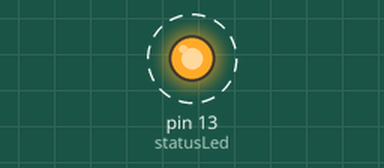
Simulated run of this sketch. Board: Arduino Mega 2560, built with avr-gcc and run on an emulated ATmega2560. Shown: output pins drawn as LEDs (lit = HIGH). Dashed ring = blinking.

Above: at 11.89 s.
Timing chart, 0 to 14.9 s (numbered marks = the images above):
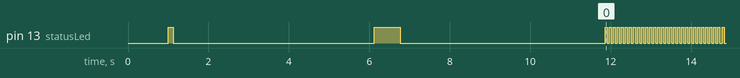

The sketch:

flipdotSoftwareDriver.ino
```cpp
#include "Modbus_CoProcessor.h"

int statusLed = 13; // LED used for status

mcp mcp(19200); // Prepare object, set serial baud to 19200

void setup() {
  pinMode(statusLed, OUTPUT);

  delay(1000);
  digitalWrite(statusLed, HIGH);
  mcp.InitSign();
  digitalWrite(statusLed, LOW);

  delay(5000);
  digitalWrite(statusLed, HIGH);
  mcp.dotOn(0, 0);
  mcp.dotOn(1, 1);
  mcp.dotOn(2, 2);
  mcp.dotOn(3, 3);
  mcp.dotOn(4, 4);
  mcp.dotOn(5, 5);
  mcp.dotOn(6, 6);
  mcp.dotOn(7, 7);
  mcp.dotOn(8, 8);
  mcp.dotOn(9, 9);
  mcp.dotOn(10, 10);
  mcp.dotOn(11, 11);
  mcp.dotOn(12, 12);
  mcp.dotOn(13, 13);
  mcp.dotOn(14, 14);
  mcp.dotOn(15, 15);
  digitalWrite(statusLed, LOW);

  digitalWrite(statusLed, HIGH);
  mcp.UpdateSign();
  digitalWrite(statusLed, LOW);


  delay(5000);
  // mcp.CloseSign(); // The sign generally needs to be rebooted after this command.
  delay(100);

}// close for setup

void loop() {
  // Flash LED to indicate program is finished.
  digitalWrite(statusLed, HIGH);
  delay(50);
  digitalWrite(statusLed, LOW);
  delay(50);
}
```

Modbus_CoProcessor.cpp
```cpp
// (licence header left out)
#include "Arduino.h"
#include "Modbus_CoProcessor.h"

#define SERIALDEVICE Serial3 // This serial port should be connected to an RS485 converter

mcp::mcp(int baudRate)
{
  // These items are ran when the class is instantiated.
  SERIALDEVICE.begin(baudRate);

  // Init the human readable bitmap with 0s
  dotAllOff();

  // Init the byte array with 0s
  for (int i = 0; i < byteStreamSize; i++) {
    Bytestream[i] = 0;
  }

}

void mcp::dotOn(byte x, byte y)
{
  BitmapMatrix[x][y] = 1;
}

void mcp::dotOff(byte x, byte y)
{
  BitmapMatrix[x][y] = 0;
}

void mcp::dotAllOn()
{
  // Init the 2D array with all 1s
  for (int x = 0; x < xSize; x++) {
    for (int y = 0; y < ySize; y++) {
      BitmapMatrix[x][y] = 1;
    }// close for x
  }// close for y
}

void mcp::dotAllOff()
{
  // Init the 2D array with all 0s
  for (int x = 0; x < xSize; x++) {
    for (int y = 0; y < ySize; y++) {
      BitmapMatrix[x][y] = 0;
    }// close for x
  }// close for y
}

void mcp::invertAll()
{
  // Init the 2D array with all 0s
  for (int x = 0; x < xSize; x++) {
    for (int y = 0; y < ySize; y++) {
      if (BitmapMatrix[x][y] == 0) {
        BitmapMatrix[x][y] = 1;
      } else {
        BitmapMatrix[x][y] = 0;
      }
    }// close for x
  }// close for y
}


void mcp::UpdateSign()
{
  // This will take everything in the human bitmap,
  // Convert it to the correct ordering and stream of bytes
  // Then print those bytes out as ASCII, with checksum, to serial

  // Convert bitmap to correct stream of bytes
  ConvertBitmapToBytestream();

  // Print static start of image code
  PrintString(":01000603A254");

  // Print computed registers 0 thru E
  PrintRegister0();
  PrintRegister1();
  PrintRegister2();
  PrintRegister3();
  PrintRegister4();
  PrintRegister5();
  PrintRegister6();
  PrintRegister7();
  PrintRegister8();
  PrintRegister9();
  PrintRegisterA();
  PrintRegisterB();
  PrintRegisterC();
  PrintRegisterD();
  PrintRegisterE();

  // Print static end of image code and tell sign to display it!
  PrintString(":00000F01F0");
  PrintString(":0100060200F7");
  PrintString(":0100060600F3");
  PrintString(":0100060200F7");
  PrintString(":01000603A94D");
}

void mcp::ConvertBitmapToBytestream()
{
  int byteStreamCounter = 0;
  for (int x = 0; x < xSize; x++) { // Loop thru each column

    for (int y1 = 7; y1 > -1; y1--) { // Loop thru the first 8 bits of a column
      if (BitmapMatrix[x][y1] == 1) {
        bitSet(Bytestream[byteStreamCounter], 0); // Set bit to a 1 in the right most place of the byte
      } else {
        bitClear(Bytestream[byteStreamCounter], 0); // Set bit to a 0 in the right most place of the byte
      }
      if (y1 > 0) { // This if prevents the bitshift << from happening more than 8 times
        Bytestream[byteStreamCounter] <<= 1; // Because bitSet and bitClear write to the LSB (right most) bit,
        //bump all the bits over to the left one position to prepare the LSB for next set or clear
      }
    }// close for first 8 bits of a column
    byteStreamCounter++;

    for (int y2 = 15; y2 > 7; y2--) { // Loop thru the second 8 bits of a column
      if (BitmapMatrix[x][y2] == 1) {
        bitSet(Bytestream[byteStreamCounter], 0); // Set bit to a 1
      } else {
        bitClear(Bytestream[byteStreamCounter], 0); // Set bit to a 0
      }
      if (y2 > 8) { // This if prevents the bitshift << from happening more than 8 times
        Bytestream[byteStreamCounter] <<= 1;
      }
    }// close for second 8 bits of a column
    byteStreamCounter++;
  }// close for x
}

void mcp::InitSign()
{
  // This must be run once after the sign is physically powered on.
  // This command puts the sign into "ready" mode, where it waits for new data.
  // Note that this is hardcoded to sign ID 6, also checksums are hardcoded.
  PrintString(":01000502FFF9");
  PrintString(":01000602FFF8");
  PrintString(":01000603A155");
  PrintString(":100000000447000F101C1C1C1C1000000000000006");
  PrintString(":00000101FE");
  PrintString(":0100060200F7");
}

void mcp::CloseSign()
{
  // This can be run before power is shutdown to the sign.
  // This command will fully clear the sign, writing a hard flip off to each dot.
  // Note that this is hardcoded to sign ID 6, also checksums are hardcoded.
  // The sign generally needs to be power cycled after you shut it down with this command.
  PrintString(":01000603A94D");
  PrintString(":01000603AA4C");
  PrintString(":01007F02FF7F");
  PrintString(":0100060255A2");
  PrintString(":01000603A650");
}

void mcp::PrintString(String in)
{
  // This will write data to the serial device that is hooked to RS485
  // In case the sign is talking, wait for it to finish
  while (SERIALDEVICE.available() > 0) {
    SERIALDEVICE.read();
  }

  SERIALDEVICE.println(in); // println default EOL is CRLF, good for modbus
  SERIALDEVICE.flush(); // Wait for the serial port to finish sending
  delay(10); // Delay after each line is sent

  // In case the sign is responding, wait for it to finish
  while (SERIALDEVICE.available() > 0) {
    SERIALDEVICE.read();
  }
}

void mcp::PrintRegister0()
{
  // Loop thru correct number of bytes for this register
  // Concat any before/after text
  // Call calculate checksum
  // Print final String

  int startingPoint = 0; // R0 starts at byte 0
  int numOfBytesToChewOff = 12; // R0 needs 12 bytes of data
  String prependData = ""; // Per-register string to start with
  String middleData = "";
  String checksum = ""; // Per-register checksum to be calculated

  prependData = ":10000000010A0000";

  for (int i = startingPoint; i < startingPoint + numOfBytesToChewOff; i++) {
    char sBuffer [4];
    sprintf(sBuffer, "%0.2X", Bytestream[i]);
    middleData.concat(sBuffer[0]);
    middleData.concat(sBuffer[1]);
  }

  checksum = calculateLRC(prependData + middleData);
  PrintString(prependData + middleData + checksum);
}

void mcp::PrintRegister1()
{
  // Loop thru correct number of bytes for this register
  // Concat any before/after text
  // Call calculate checksum
  // Print final String

  int startingPoint = 12; // R1 starts at byte 12
  int numOfBytesToChewOff = 16; // R1 needs 16 bytes of data
  String prependData = ""; // Per-register string to start with
  String middleData = "";
  String checksum = ""; // Per-register checksum to be calculated

  prependData = ":10001000";

  for (int i = startingPoint; i < startingPoint + numOfBytesToChewOff; i++) {
    char sBuffer [4];
    sprintf(sBuffer, "%0.2X", Bytestream[i]);
    middleData.concat(sBuffer[0]);
    middleData.concat(sBuffer[1]);
  }

  checksum = calculateLRC(prependData + middleData);
  PrintString(prependData + middleData + checksum);
}

void mcp::PrintRegister2()
{
  // This register is left totally blank, because I have 98x16 sign.
  // The 98x16 sign has a chunk of dots missing, so we will just send blank
  // to the sign controller, and it will make the image seamless.
  PrintString(":1000200000000000000000000000000000000000D0");
}

void mcp::PrintRegister3()
{
  // Loop thru correct number of bytes for this register
  // Concat any before/after text
  // Call calculate checksum
  // Print final String

  // R3 is still making up for the blank section

  int startingPoint = 28; // R3 starts at byte 28
  int numOfBytesToChewOff = 4; // R3 needs 4 bytes of data
  String prependData = ""; // Per-register string to start with
  String middleData = "";
  String checksum = ""; // Per-register checksum to be calculated

  prependData = ":10003000000000000000000000000000";

  for (int i = startingPoint; i < startingPoint + numOfBytesToChewOff; i++) {
    char sBuffer [4];
    sprintf(sBuffer, "%0.2X", Bytestream[i]);
    middleData.concat(sBuffer[0]);
    middleData.concat(sBuffer[1]);
  }

  checksum = calculateLRC(prependData + middleData);
  PrintString(prependData + middleData + checksum);
}

void mcp::PrintRegister4()
{
  // Loop thru correct number of bytes for this register
  // Concat any before/after text
  // Call calculate checksum
  // Print final String

  int startingPoint = 32;
  int numOfBytesToChewOff = 16;
  String prependData = ""; // Per-register string to start with
  String middleData = "";
  String checksum = ""; // Per-register checksum to be calculated

  prependData = ":10004000";

  for (int i = startingPoint; i < startingPoint + numOfBytesToChewOff; i++) {
    char sBuffer [4];
    sprintf(sBuffer, "%0.2X", Bytestream[i]);
    middleData.concat(sBuffer[0]);
    middleData.concat(sBuffer[1]);
  }

  checksum = calculateLRC(prependData + middleData);
  PrintString(prependData + middleData + checksum);
}

void mcp::PrintRegister5()
{
  // Loop thru correct number of bytes for this register
  // Concat any before/after text
  // Call calculate checksum
  // Print final String

  int startingPoint = 48;
  int numOfBytesToChewOff = 16;
  String prependData = ""; // Per-register string to start with
  String middleData = "";
  String checksum = ""; // Per-register checksum to be calculated

  prependData = ":10005000";

  for (int i = startingPoint; i < startingPoint + numOfBytesToChewOff; i++) {
    char sBuffer [4];
    sprintf(sBuffer, "%0.2X", Bytestream[i]);
    middleData.concat(sBuffer[0]);
    middleData.concat(sBuffer[1]);
  }

  checksum = calculateLRC(prependData + middleData);
  PrintString(prependData + middleData + checksum);
}

void mcp::PrintRegister6()
{
  // Loop thru correct number of bytes for this register
  // Concat any before/after text
  // Call calculate checksum
  // Print final String

  int startingPoint = 64;
  int numOfBytesToChewOff = 16;
  String prependData = ""; // Per-register string to start with
  String middleData = "";
  String checksum = ""; // Per-register checksum to be calculated

  prependData = ":10006000";

  for (int i = startingPoint; i < startingPoint + numOfBytesToChewOff; i++) {
    char sBuffer [4];
    sprintf(sBuffer, "%0.2X", Bytestream[i]);
    middleData.concat(sBuffer[0]);
    middleData.concat(sBuffer[1]);
  }

  checksum = calculateLRC(prependData + middleData);
  PrintString(prependData + middleData + checksum);
}

void mcp::PrintRegister7()
{
  // Loop thru correct number of bytes for this register
  // Concat any before/after text
  // Call calculate checksum
  // Print final String

  int startingPoint = 80;
  int numOfBytesToChewOff = 16;
  String prependData = ""; // Per-register string to start with
  String middleData = "";
  String checksum = ""; // Per-register checksum to be calculated

  prependData = ":10007000";

  for (int i = startingPoint; i < startingPoint + numOfBytesToChewOff; i++) {
    char sBuffer [4];
    sprintf(sBuffer, "%0.2X", Bytestream[i]);
    middleData.concat(sBuffer[0]);
    middleData.concat(sBuffer[1]);
  }

  checksum = calculateLRC(prependData + middleData);
  PrintString(prependData + middleData + checksum);
}

void mcp::PrintRegister8()
{
  // Loop thru correct number of bytes for this register
  // Concat any before/after text
  // Call calculate checksum
  // Print final String

  int startingPoint = 96;
  int numOfBytesToChewOff = 16;
  String prependData = ""; // Per-register string to start with
  String middleData = "";
  String checksum = ""; // Per-register checksum to be calculated

  prependData = ":10008000";

  for (int i = startingPoint; i < startingPoint + numOfBytesToChewOff; i++) {
    char sBuffer [4];
    sprintf(sBuffer, "%0.2X", Bytestream[i]);
    middleData.concat(sBuffer[0]);
    middleData.concat(sBuffer[1]);
  }

  checksum = calculateLRC(prependData + middleData);
  PrintString(prependData + middleData + checksum);
}

void mcp::PrintRegister9()
{
  // Loop thru correct number of bytes for this register
  // Concat any before/after text
  // Call calculate checksum
  // Print final String

  int startingPoint = 112;
  int numOfBytesToChewOff = 16;
  String prependData = ""; // Per-register string to start with
  String middleData = "";
  String checksum = ""; // Per-register checksum to be calculated

  prependData = ":10009000";

  for (int i = startingPoint; i < startingPoint + numOfBytesToChewOff; i++) {
    char sBuffer [4];
    sprintf(sBuffer, "%0.2X", Bytestream[i]);
    middleData.concat(sBuffer[0]);
    middleData.concat(sBuffer[1]);
  }

  checksum = calculateLRC(prependData + middleData);
  PrintString(prependData + middleData + checksum);
}

void mcp::PrintRegisterA()
{
  // Loop thru correct number of bytes for this register
  // Concat any before/after text
  // Call calculate checksum
  // Print final String

  int startingPoint = 128;
  int numOfBytesToChewOff = 16;
  String prependData = ""; // Per-register string to start with
  String middleData = "";
  String checksum = ""; // Per-register checksum to be calculated

  prependData = ":1000A000";

  for (int i = startingPoint; i < startingPoint + numOfBytesToChewOff; i++) {
    char sBuffer [4];
    sprintf(sBuffer, "%0.2X", Bytestream[i]);
    middleData.concat(sBuffer[0]);
    middleData.concat(sBuffer[1]);
  }

  checksum = calculateLRC(prependData + middleData);
  PrintString(prependData + middleData + checksum);
}

void mcp::PrintRegisterB()
{
  // Loop thru correct number of bytes for this register
  // Concat any before/after text
  // Call calculate checksum
  // Print final String

  int startingPoint = 144;
  int numOfBytesToChewOff = 16;
  String prependData = ""; // Per-register string to start with
  String middleData = "";
  String checksum = ""; // Per-register checksum to be calculated

  prependData = ":1000B000";

  for (int i = startingPoint; i < startingPoint + numOfBytesToChewOff; i++) {
    char sBuffer [4];
    sprintf(sBuffer, "%0.2X", Bytestream[i]);
    middleData.concat(sBuffer[0]);
    middleData.concat(sBuffer[1]);
  }

  checksum = calculateLRC(prependData + middleData);
  PrintString(prependData + middleData + checksum);
}

void mcp::PrintRegisterC()
{
  // Loop thru correct number of bytes for this register
  // Concat any before/after text
  // Call calculate checksum
  // Print final String

  int startingPoint = 160;
  int numOfBytesToChewOff = 16;
  String prependData = ""; // Per-register string to start with
  String middleData = "";
  String checksum = ""; // Per-register checksum to be calculated

  prependData = ":1000C000";

  for (int i = startingPoint; i < startingPoint + numOfBytesToChewOff; i++) {
    char sBuffer [4];
    sprintf(sBuffer, "%0.2X", Bytestream[i]);
    middleData.concat(sBuffer[0]);
    middleData.concat(sBuffer[1]);
  }

  checksum = calculateLRC(prependData + middleData);
  PrintString(prependData + middleData + checksum);
}

void mcp::PrintRegisterD()
{
  // Loop thru correct number of bytes for this register
  // Concat any before/after text
  // Call calculate checksum
  // Print final String

  int startingPoint = 176;
  int numOfBytesToChewOff = 16;
  String prependData = ""; // Per-register string to start with
  String middleData = "";
  String checksum = ""; // Per-register checksum to be calculated

  prependData = ":1000D000";

  for (int i = startingPoint; i < startingPoint + numOfBytesToChewOff; i++) {
    char sBuffer [4];
    sprintf(sBuffer, "%0.2X", Bytestream[i]);
    middleData.concat(sBuffer[0]);
    middleData.concat(sBuffer[1]);
  }

  checksum = calculateLRC(prependData + middleData);
  PrintString(prependData + middleData + checksum);
}

void mcp::PrintRegisterE()
{
  // Loop thru correct number of bytes for this register
  // Concat any before/after text
  // Call calculate checksum
  // Print final String

  int startingPoint = 192;
  int numOfBytesToChewOff = 4;
  String prependData = ""; // Per-register string to start with
  String middleData = "";
  String checksum = ""; // Per-register checksum to be calculated

  prependData = ":1000E000";

  for (int i = startingPoint; i < startingPoint + numOfBytesToChewOff; i++) {
    char sBuffer [4];
    sprintf(sBuffer, "%0.2X", Bytestream[i]);
    middleData.concat(sBuffer[0]);
    middleData.concat(sBuffer[1]);
  }

  middleData.concat("000000000000000000000000"); // Special for end register, E

  checksum = calculateLRC(prependData + middleData);
  PrintString(prependData + middleData + checksum);
}

String mcp::calculateLRC(String input)
{
  char * a = (char *)input.c_str();
  int myLength = strlen(a);
  int val[myLength / 2];
  for (int i = 1, j = 0 ; i < strlen(a); i = i + 2, j++ )
  {
    val[j] = conv(a[i], a[i + 1]);
  }
  int sum = find_sum(val, myLength);
  char hex[5];
  utoa((unsigned)sum, hex, 16);
  int hex_val = (int)strtol(hex, NULL, 16);
  hex_val = ((~hex_val) + B01) & 0xff;
  char hex_val_str[4];
  sprintf(hex_val_str, "%0.2X", hex_val);
  String finally = hex_val_str;
  return finally;
}

int mcp::toDec(char val)
{
  if (val <= '9')
  {
    return val - '0';
  }
  else
  {
    return val - '0' - 7;
  }
}

int mcp::conv(char val1, char val2)
{
  int val_a = toDec(val1);
  int val_b = toDec(val2);
  return (val_a * 16) + val_b;
}

int mcp::find_sum(const int * val, int myLength)
{
  {
    int sum = 0;
    for (int i = 0; i <= (myLength / 2) - 1; i++)
    {
      sum = sum + val[i];
    }
    return sum;
  }
}
```

Source omitted: Modbus_CoProcessor.h (2061 bytes)

Measured:
- by itself, pin 13 (statusLed): goes LOW 5.0 s, HIGH 0.64 s, LOW 5.1 s, 1181 × (HIGH 0.05 s, LOW 0.05 s), then HIGH
